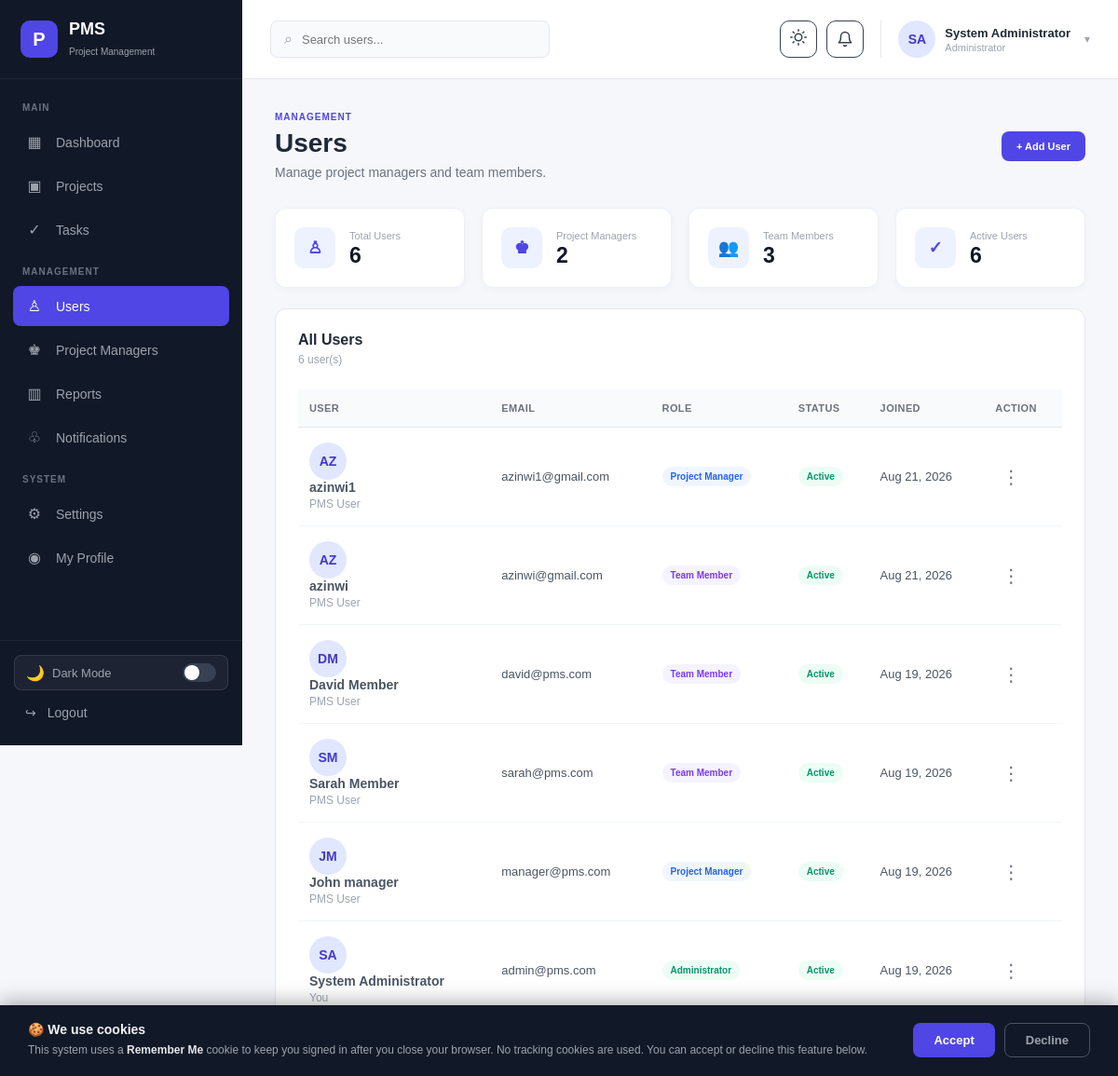
/users.php (signed in), run on the app's committed database.
### tables this page shows
CREATE TABLE `users` (
  `id` int NOT NULL AUTO_INCREMENT,
  `full_name` varchar(100) NOT NULL,
  `email` varchar(150) NOT NULL,
  `password` varchar(255) NOT NULL,
  `role` enum('admin','project_manager','member') NOT NULL DEFAULT 'member',
  `profile_image` varchar(255) DEFAULT NULL,
  `status` enum('active','inactive') NOT NULL DEFAULT 'active',
  `created_at` timestamp NULL DEFAULT CURRENT_TIMESTAMP,
  `updated_at` timestamp NULL DEFAULT CURRENT_TIMESTAMP ON UPDATE CURRENT_TIMESTAMP,
  `last_seen_at` timestamp NULL DEFAULT NULL,
  PRIMARY KEY (`id`),
  UNIQUE KEY `email` (`email`)
);

### users.php (the view, shortened to what the rows shown need)
<?php
require_once "auth_check.php";
require_once "avatar_helper.php";;
$users = [];
$query = "
    SELECT
        id,
        full_name,
        email,
        role,
                        profile_image,
        status,
        created_at
    FROM users
    ORDER BY created_at DESC
";
$result = mysqli_query($conn, $query);
if ($result) {
    while ($row = mysqli_fetch_assoc($result)) {
        $users[] = $row;
    }
}
$total_users = count($users);
?>
<!DOCTYPE html>
<html lang="en">
<head>
    <link
        rel="stylesheet"
        href="assets/css/style.css"
    >
</head>
<body>
<div class="admin-layout">
    <aside class="sidebar">
        <div class="sidebar-logo">
            <div>
                <h2>
                    PMS
                </h2>
            </div>
        </div>
    </aside>
    <main class="main-content">
                    <?= render_avatar($_SESSION["profile_image"] ?? null, $_SESSION["full_name"], (int)($_SESSION["user_id"] ?? 0)) ?>
        <section class="dashboard-content">
            <div class="page-header">
                <div>
                    <h1>
                        Users
                    </h1>
                </div>
                <div class="page-actions">
                </div>
            </div>
            <div class="stats-grid">
                <div class="stat-card">
                </div>
                <div class="stat-card">
                </div>
                <div class="stat-card">
                </div>
                <div class="stat-card">
                </div>
            </div>
            <div class="dashboard-card project-table-card">
                <div class="card-header">
                    <div>
                        <h2>
                            All Users
                        </h2>
                    </div>
                </div>
                <?php if ($total_users > 0): ?>
                    <div class="table-container">
                        <table
                            class="projects-table"
                            id="usersTable"
                        >
                            <thead>
                                <tr>
                                    <th>
                                        User
                                    </th>
                                    <th>
                                        Email
                                    </th>
                                    <th>
                                        Role
                                    </th>
                                    <th>
                                        Status
                                    </th>
                                    <th>
                                        Joined
                                    </th>
                                    <th>
                                        Action
                                    </th>
                                </tr>
                            </thead>
                            <tbody>
                                <?php foreach (
                                    $users as $user
                                ): ?>
                                    <tr
                                        data-role="<?= htmlspecialchars(
                                            $user["role"]
                                        ) ?>"
                                    >
                                        <td>
                                            <div class="user-name">
                                                <?= render_avatar($user["profile_image"] ?? null, $user["full_name"], (int)$user["id"]) ?>
                                                </div>
                                                <div class="user-name-details">
                                                    <strong>
                                                        <?= htmlspecialchars(
                                                            $user["full_name"]
                                                        ) ?>
                                                    </strong>
                                                    <?php if (
                                                        $user["id"]
                                                        == $_SESSION["user_id"]
                                                    ): ?>
                                                        <span>
                                                            You
                                                        </span>
                                                    <?php else: ?>
                                                        <span>
                                                            PMS User
                                                        </span>
                                                    <?php endif; ?>
                                                </div>
                                            </div>
                                        </td>
                                        <td>
                                            <?= htmlspecialchars(
                                                $user["email"]
                                            ) ?>
                                        </td>
                                        <td>
                                            <?php if (
                                                $user["role"]
                                                === "admin"
                                            ): ?>
                                                <span
                                                    class="status-badge status-completed"
                                                >
                                                    Administrator
                                                </span>
                                            <?php elseif (
                                                $user["role"]
                                                === "project_manager"
                                            ): ?>
                                                <span
                                                    class="status-badge status-in_progress"
                                                >
                                                    Project Manager
                                                </span>
                                            <?php else: ?>
                                                <span
                                                    class="status-badge status-planning"
                                                >
                                                    Team Member
                                                </span>
                                            <?php endif; ?>
                                        </td>
                                        <td>
                                            <?php if (
                                                $user["status"]
                                                === "active"
                                            ): ?>
                                                <span
                                                    class="status-badge status-completed"
                                                >
                                                    Active
                                                </span>
                                            <?php endif; ?>
                                        </td>
                                        <td>
                                            <?= htmlspecialchars(
                                                date(
                                                    "M d, Y",
                                                    strtotime(
                                                        $user["created_at"]
                                                    )
                                                )
                                            ) ?>
                                        </td>
                                        <td>
                                            <div class="user-actions">
                                                <button
                                                    type="button"
                                                    class="table-action"
                                                    onclick="toggleUserMenu(<?= (int) $user['id'] ?>)"
                                                >
                                                    ⋮
                                                </button>
                                            </div>
                                        </td>
                                    </tr>
                                <?php endforeach; ?>
                <?php endif; ?>
<?php include "cookie_consent.php"; ?>
</body>
</html>

### avatar_helper.php (shortened to what the rows shown need)
<?php
function render_avatar(?string $profile_image, string $name, $user_id = 0, string $size = 'sm'): string
{
    $initials = compute_initials($name ?? '');
    $sizes = [
        'sm' => ['class' => 'profile-avatar',   'css' => 'width:40px;height:40px;font-size:14px;'],
        'md' => ['class' => 'member-avatar',    'css' => 'width:56px;height:56px;font-size:16px;'],
        'lg' => ['class' => 'large-profile-avatar', 'css' => 'width:100px;height:100px;font-size:30px;'],
    ];
    $s = $sizes[$size] ?? $sizes['sm'];
    $escaped_initials = htmlspecialchars($initials, ENT_QUOTES, 'UTF-8');
    return '<div class="' . $s['class'] . '" style="' . $s['css'] . '">'
         . $escaped_initials
         . '</div>';
}
function compute_initials(string $name): string
{
    $parts = explode(' ', trim($name));
    if (count($parts) >= 2) {
        return strtoupper(substr($parts[0], 0, 1) . substr($parts[count($parts) - 1], 0, 1));
    }
    return strtoupper(substr($name, 0, 2));
}

### data on the page
users: full_name "AZ", full_name "azinwi1", shows "PMS User", email "azinwi1@gmail.com", role "Project Manager", status "Active", created_at "Aug 21, 2026"
users: full_name "AZ", full_name "azinwi", shows "PMS User", email "azinwi@gmail.com", role "Team Member", status "Active", created_at "Aug 21, 2026"
users: full_name "DM", full_name "David Member", shows "PMS User", email "david@pms.com", role "Team Member", status "Active", created_at "Aug 19, 2026"
users: full_name "SM", full_name "Sarah Member", shows "PMS User", email "sarah@pms.com", role "Team Member", status "Active", created_at "Aug 19, 2026"
users: full_name "JM", full_name "John manager", shows "PMS User", email "manager@pms.com", role "Project Manager", status "Active", created_at "Aug 19, 2026"
users: full_name "SA", full_name "System Administrator", shows "You", email "admin@pms.com", role "Administrator", status "Active", created_at "Aug 19, 2026"

### other printed values
$escaped_initials "SA"
$_SESSION["full_name"] "System Administrator"
$total_users "6"
$manager_count "2"
$member_count "3"
$active_count "6"
